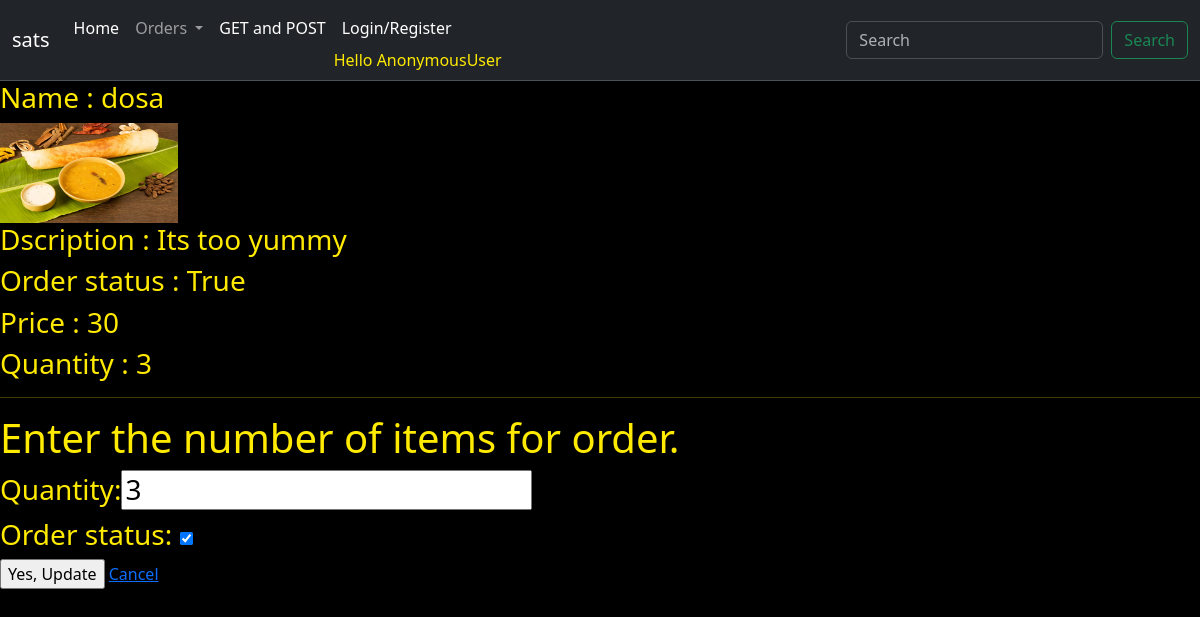
Page /order/1 on the committed database.
### bro_app/models.py (models this page shows)
class Product(models.Model):
    name= models.CharField(max_length=50)
    price = models.IntegerField(default=50)
    description = models.TextField(default='Its too yummy')
    image = models.ImageField(upload_to='images')
    order_status = models.BooleanField(default=False)
    items = models.IntegerField(default=0)

### bro_app/views.py (the view)
# urls.py: path('order/<int:id>', views.order, name='order'),
def order(request, id):
    obj = get_object_or_404(Product, id =id)
    form = OrderXForm(request.POST or None, instance = obj)
    data = Product.objects.get(id = id)
    if form.is_valid():
        form.save()
        return redirect('products')
    context = {'form':form, 'data':data}
    return render(request, 'imageapp/order.html', context)

### bro_app/forms.py
class OrderXForm(forms.ModelForm):
    class Meta:
        model = Product
        fields = ['order_status', 'items']

### templates/imageapp/order.html (shortened to what this page needs)
{% extends 'base.html' %}
{% block content %}
                {% if data %}
                    <h3>Name : {{data.name}}</h3>
                    <img src="{{ data.image.url}}" alt="connect" style="max-height:100px">
                    <h3>Dscription : {{data.description}}</h3>
                    <h3>Order status : {{data.order_status}}</h3>
                    <h3>Price : {{data.price}}</h3>
                    <h3>Quantity : {{data.items}}</h3>
                        <hr>
                {% endif %}
                <form method="POST">
                    <div>
                        <h1>Enter the number of items for order.</h1>
                       <h3>Quantity:{{ form.items}} </h3>
                      <h3> Order status:  {{form.order_status}} </h3>
                    </div>
                        <input type="submit" value="Yes, Update" />
                        <a href="/">Cancel </a>
                    </form>
{% endblock content %}

### templates/base.html (style rules this page uses)
body { background-color: rgb(0, 0, 0); color: rgba(255, 234, 0, 0.999); }

### rows in the picture
Product: name "dosa", image (picture), description "Its too yummy", order_status "True", price "30", items "3", order_status "☑"

### other values in the picture
{{ user }} "AnonymousUser"
